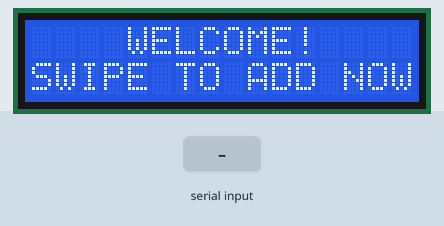
The sketch below on a simulated Arduino Uno, built with avr-gcc and run on an emulated ATmega328P. Parts: 16×2 character LCD. The test bench sets the inputs (shaded band).

Above: at 1.2 s.
1.3 s: "1\n" received over Serial
At 2.2 s:
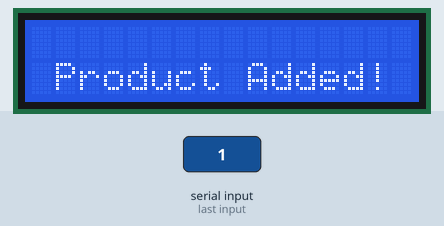
4.0 s: byte 50 ('2') received over Serial
At 4.6 s:
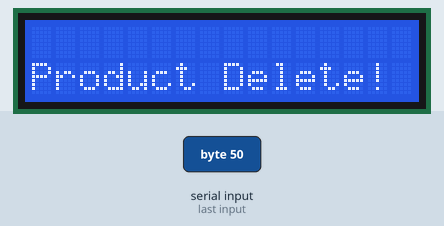
6.7 s: byte 51 ('3') received over Serial
At 7.6 s:
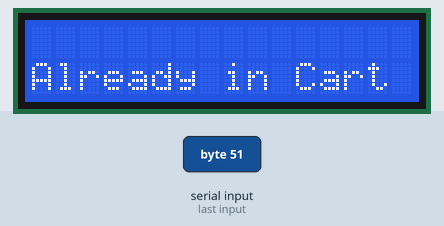
9.4 s: byte 52 ('4') received over Serial
At 9.9 s:
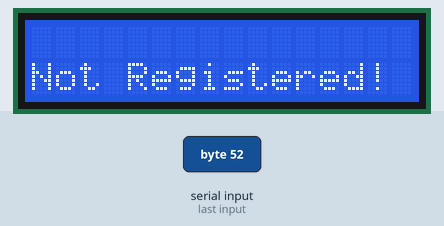
12.1 s: byte 53 ('5') received over Serial
At 13.0 s:
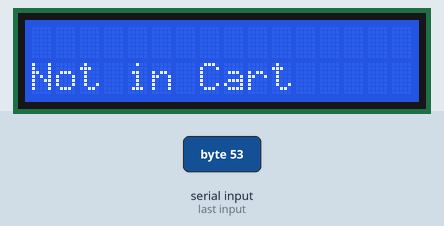
Timing chart, 0 to 15.1 s (numbered marks = the images above; inputs shaded):
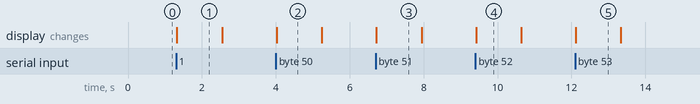

The sketch:

mart.ino
```cpp
#include <SoftwareSerial.h>
#include <Wire.h>
#include <LiquidCrystal_I2C.h>

LiquidCrystal_I2C lcd(0x26,16,2);  // set the LCD address to 0x27 for a 16 chars and 2 line display
SoftwareSerial SoftSerial(11, 10);
unsigned char buffer[64];       // buffer array for data receive over serial port
int count = 0;                    // counter for buffer array
 const unsigned int MAX_MESSAGE_LENGTH = 14;
 byte n,o;
 void setup()
{
    lcd.init();
  lcd.backlight();

start();
    SoftSerial.begin(9600);     // the SoftSerial baud rate
    Serial.begin(9600);         // the Serial port of Arduino baud rate.
}

void loop()
{
     while (SoftSerial.available() > 0)
 {
  static char message[MAX_MESSAGE_LENGTH];
   static unsigned int message_pos = 0;

   //Read the next available byte in the serial receive buffer
   char inByte = SoftSerial.read();

   //Message coming in (check not terminating character) and guard for over message size
   if ( inByte != '\n' && (message_pos < MAX_MESSAGE_LENGTH - 1) )
   {
     //Add the incoming byte to our message
     message[message_pos] = inByte;
     message_pos++;
   }
   //Full message received...
   else
   {
     //Add null character to string
     message[message_pos] = '\0';

     //Print the message (or do other things)
     Serial.println(message);

     //Reset for the next message
     message_pos = 0;
   }
 }
 if (Serial.available() >0){
     char info = Serial.read();
       if (info == '1'){
      lcd.clear();
      lcd.setCursor(1,1);
      lcd.print("Product Added!");
      delay(1200);
       lcd.clear();
       start();
       info= '0';
      }

      if(info == '2'){
        del();
        delay(1200);
        start();
        }

        if(info == '3'){
        alr();
        delay(1200);
        start();
        }

        if(info == '4'){
        inc();
        delay(1200);
        start();
        }
        if(info == '5'){
        nic();
        delay(1200);
        start();
        }
   }

}

void start(){
   lcd.setCursor(4,0);
  lcd.print("WELCOME!");
  lcd.setCursor(0,1);
  lcd.print("SWIPE TO ADD NOW");

  }
void del(){
  lcd.clear();
  lcd.setCursor(4,0);
  lcd.print("");
  lcd.setCursor(0,1);
  lcd.print("Product Delete!");

  }
void basket(int val){
   lcd.clear();
  lcd.setCursor(3,0);
  lcd.print("CART in GHS");
  lcd.setCursor(0,1);
  lcd.print(val);
  }
void alr(){
  lcd.clear();
  lcd.setCursor(4,0);
  lcd.print("");
  lcd.setCursor(0,1);
  lcd.print("Already in Cart");
  }
  void inc(){
  lcd.clear();
  lcd.setCursor(4,0);
  lcd.print("");
  lcd.setCursor(0,1);
  lcd.print("Not Registered!");
  }
  void nic(){
  lcd.clear();
  lcd.setCursor(4,0);
  lcd.print("");
  lcd.setCursor(0,1);
  lcd.print("Not in Cart");
  }
```

Measured:
- after the input at 1.3 s, the display: changes at once (image 1)
- after the input at 4.0 s, the display: changes at once (image 2)
- after the input at 6.7 s, the display: changes at once (image 3)
- after the input at 9.4 s, the display: changes at once (image 4)
- after the input at 12.1 s, the display: changes at once (image 5)
- what the display in image 1 shows lasts 1.2 s, from 1.3 s to 2.5 s
